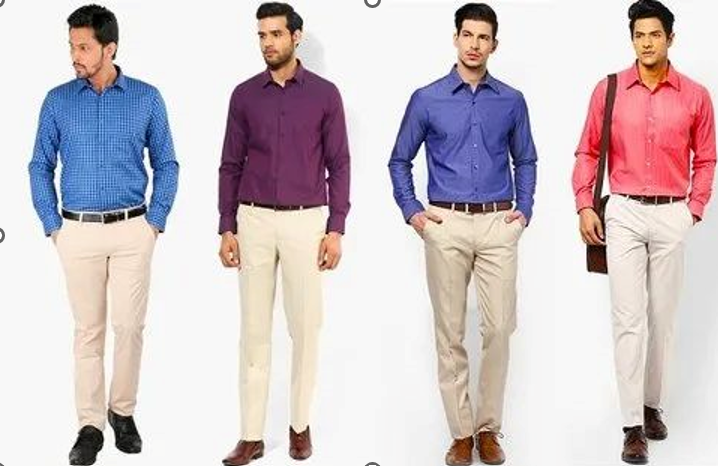
#> input picture AI exp 13 code/tryy.png, 718 x 466 px
$ python exp13.py
#> lines starting #> are read from the running program, lines starting #| are printed output that depends on the picture; after the words box and inside, x2 and y2 are one past the last pixel; in counts of white or black regions, pixels touching at a corner belong together
import cv2

# Try to read the image
img = cv2.imread("./tryy.png")
#> img is the input picture: shape (466, 718, 3); mean B, G, R 200.1, 196.1, 207.6

# Check if the image was successfully loaded
if img is None:
    print("Error: Could not open or find the image.")
else:
    gray_img = cv2.cvtColor(img, cv2.COLOR_BGR2GRAY)
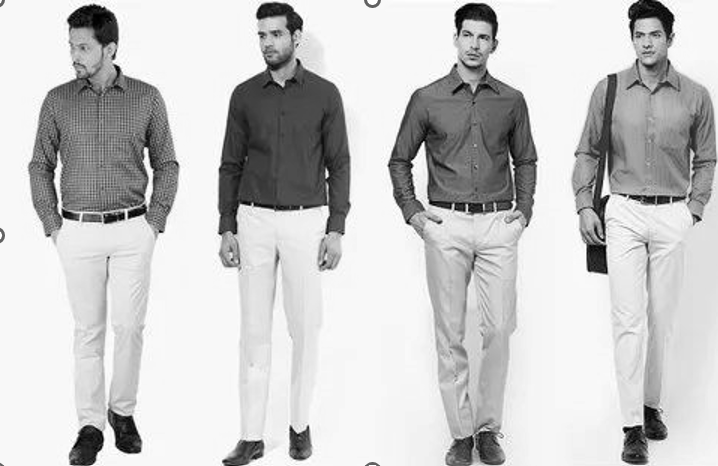
#> gray_img: shape (466, 718); min 0, max 255, mean 200
    face_cascade = cv2.CascadeClassifier("haarcascade_frontalface_default.xml")
    lowerbody_cascade = cv2.CascadeClassifier("haarcascade_lowerbody.xml")

    faces = face_cascade.detectMultiScale(gray_img, scaleFactor=1.05, minNeighbors=2)
#> faces = [[622, 14, 52, 52], [246, 15, 49, 49], [449, 16, 53, 53], [59, 20, 65, 65]]
    lowerbodies = lowerbody_cascade.detectMultiScale(gray_img, scaleFactor=1.05, minNeighbors=1)
#> lowerbodies = [[267, 312, 74, 90]]

    for x, y, w, h in faces:
        img = cv2.rectangle(img, (x, y), (x+w, y+h), (0, 0, 255), 3)
#> this loop made 4 passes
#> pass 1, `img = cv2.rectangle(img, (x, y), (x+w, y+h), (0, 0, 255), 3)`:
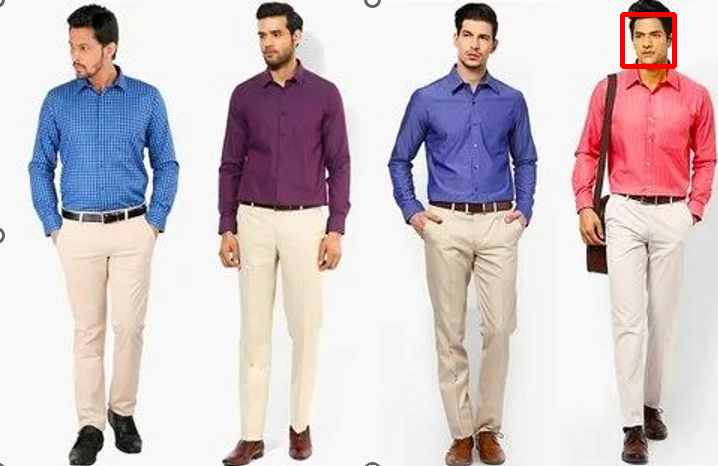
#> img: shape (466, 718, 3); 0.31% of pixels changed, all inside (x1, y1, x2, y2) = (620, 12, 677, 69)
#> pass 2, `img = cv2.rectangle(img, (x, y), (x+w, y+h), (0, 0, 255), 3)`:
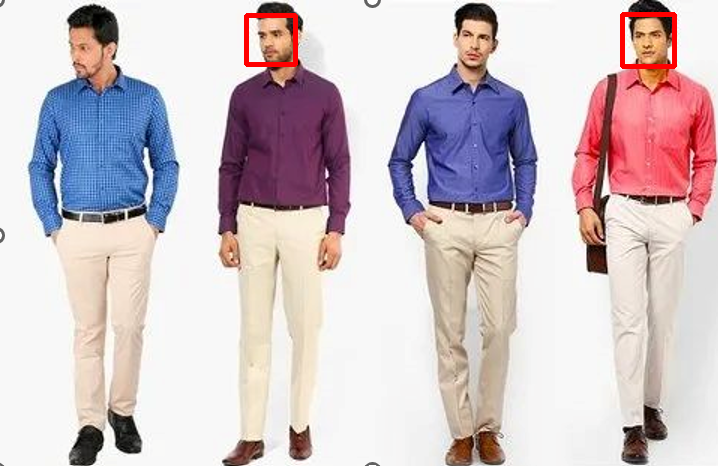
#> img: shape (466, 718, 3); 0.29% of pixels changed, all inside (x1, y1, x2, y2) = (244, 13, 298, 67)
#> pass 3, `img = cv2.rectangle(img, (x, y), (x+w, y+h), (0, 0, 255), 3)`:
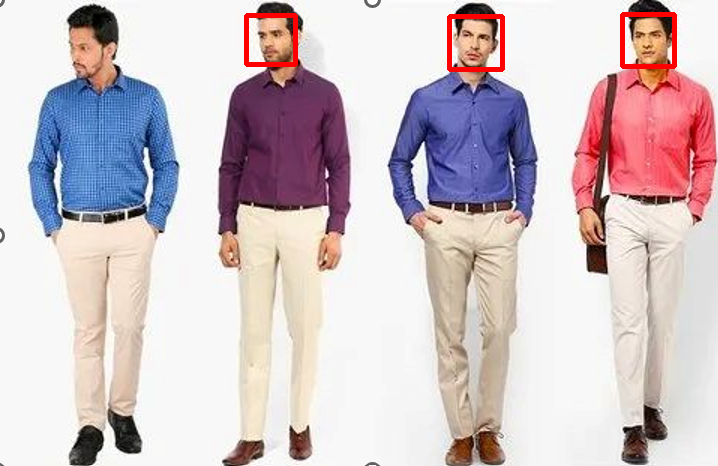
#> img: shape (466, 718, 3); 0.31% of pixels changed, all inside (x1, y1, x2, y2) = (447, 14, 505, 72)
#> after the loop:
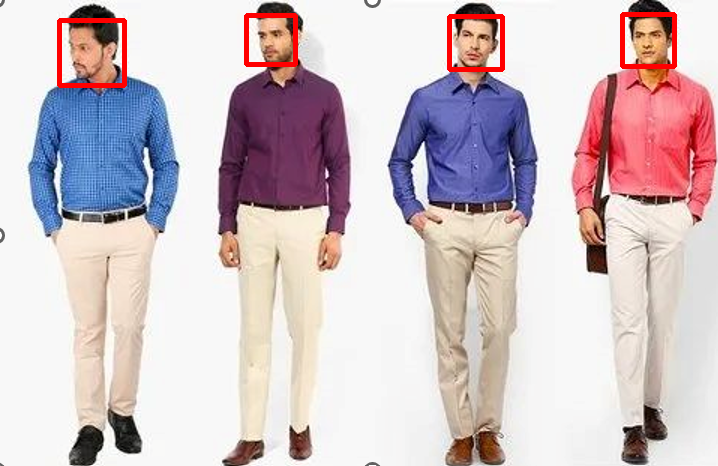
#> img: shape (466, 718, 3); 0.38% of pixels changed, all inside (x1, y1, x2, y2) = (57, 18, 127, 88)

    for x, y, w, h in lowerbodies:
        img = cv2.rectangle(img, (x, y), (x+w, y+h), (0, 255, 0), 3)
#> this loop made 1 pass
#> pass 1, `img = cv2.rectangle(img, (x, y), (x+w, y+h), (0, 255, 0), 3)`:
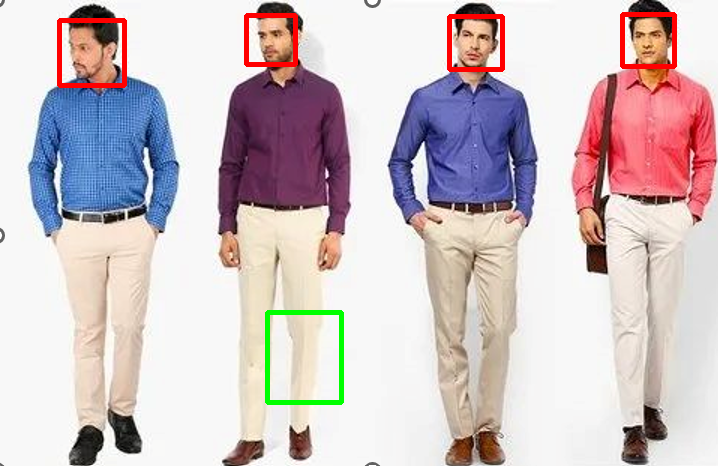
#> img: shape (466, 718, 3); 0.49% of pixels changed, all inside (x1, y1, x2, y2) = (265, 310, 344, 405)

    cv2.imshow("Gray", img)
    cv2.waitKey(0)
    cv2.destroyAllWindows()
